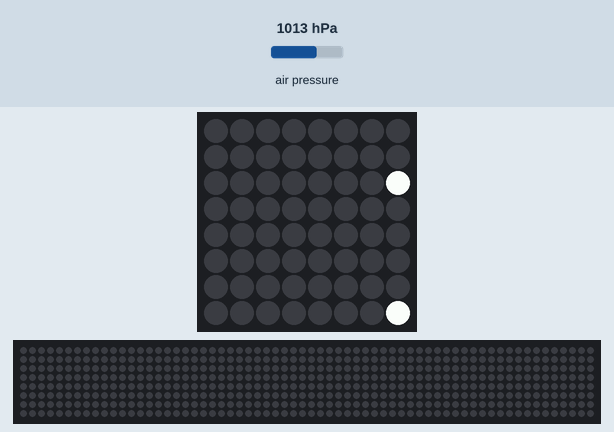
Recording of a program running on a simulated Raspberry Pi (BCM pin numbers) with a Sense HAT. Parts: the Sense HAT's 8×8 RGB LED matrix, a strip that is not on the board, showing the scrolling text unrolled. The inputs (shaded band) are chosen by the test bench; at power-on: air pressure 1013 hPa. The 64×8 strip is a reading aid, not a part: it shows the text the matrix is scrolling, unrolled, one strip-width of it at a time; what the program prints to the terminal is not drawn. At 3.7 s the program stops and its outputs stay as they are.

Above: at 0.17 s.
At 0.57 s:
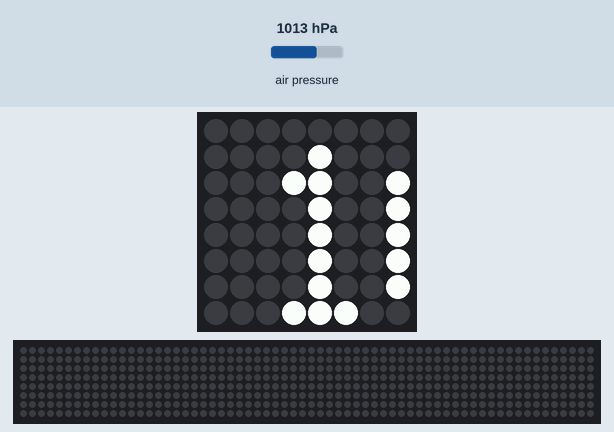
At 0.97 s:
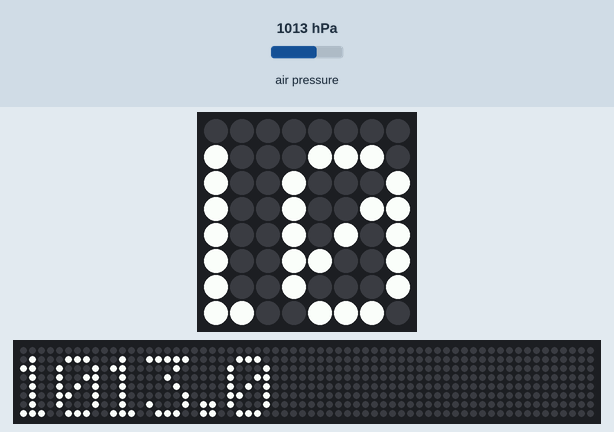
At 1.88 s:
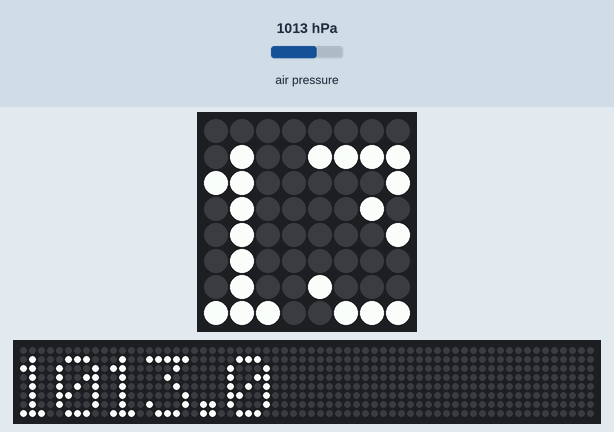
At 2.79 s:
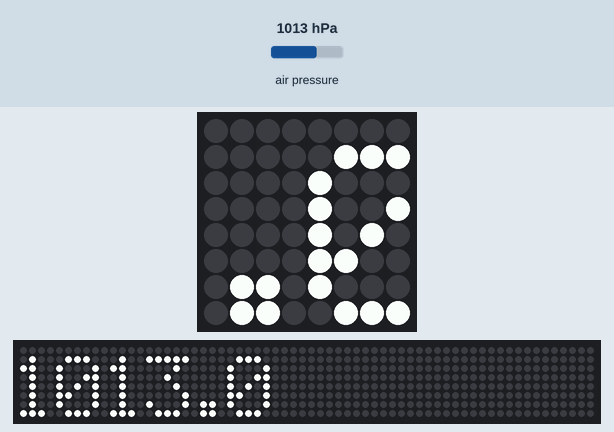
At 3.69 s:
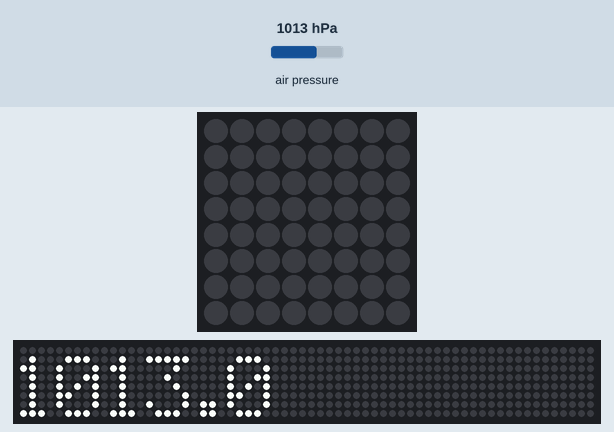

The program:

SenseHat_reading.py
```python
from sense_emu import SenseHat  # sense_hat for real hardware, sense_emu for emulator

sense = SenseHat()

# clear screen
sense.clear()

# set a variable to collect pressure reading
pressure_reading = sense.get_pressure()

# show a message with the reading value but change numerical value
# to a string of text
print(pressure_reading)
sense.show_message(str(pressure_reading))
```
